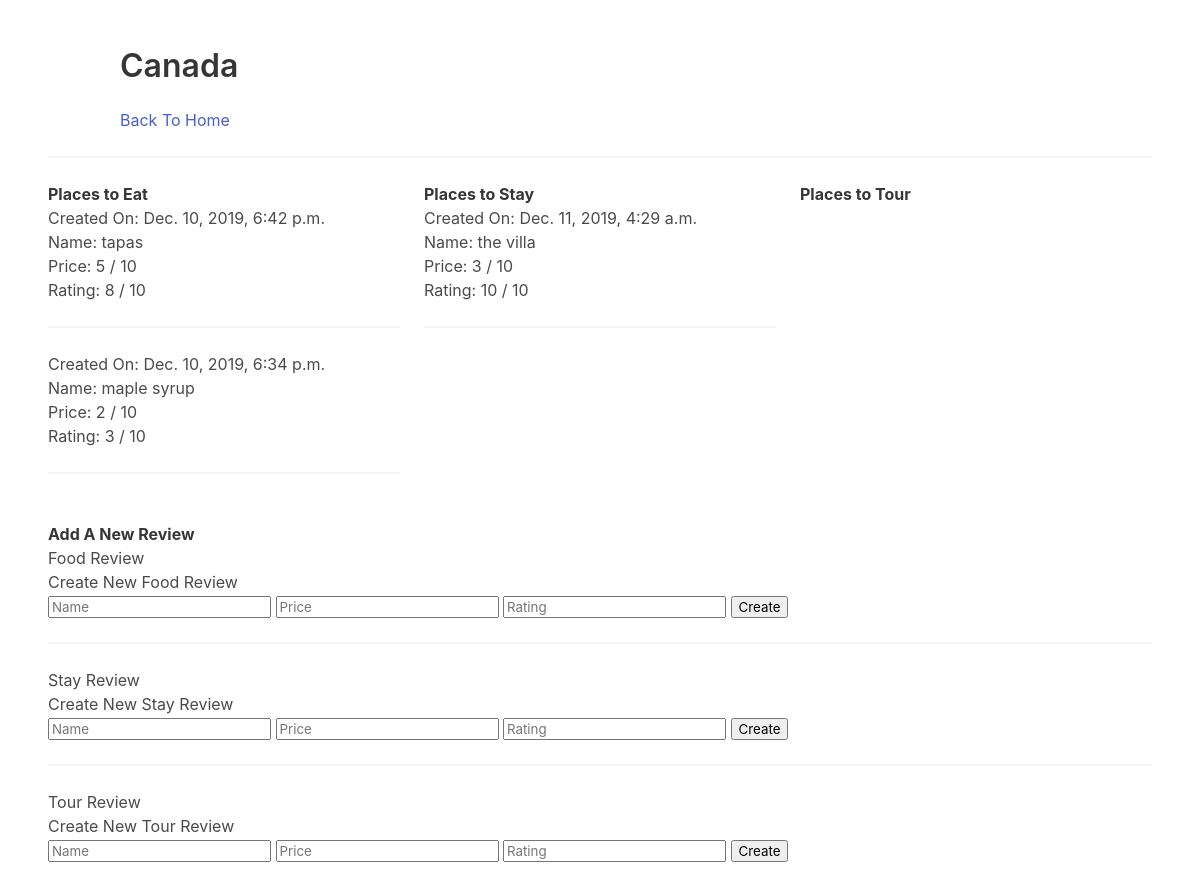
Page /place/Canada on the committed database.
### core/models.py (models this page shows, shortened)
class Place(models.Model):
    name = models.CharField(max_length=140)
    urlName = models.CharField(max_length=140, blank=True, null=True)

class FoodReview(models.Model):
    author = models.ForeignKey(User, on_delete=models.DO_NOTHING)
    body = models.CharField(max_length=140)
    created_at = models.DateTimeField(auto_now=True)
    num_likes = models.IntegerField(default=0)
    price = models.IntegerField(default = 0)
    rating = models.IntegerField(default = 0)
    place = models.ForeignKey(Place, on_delete=models.CASCADE, blank=True, null=True)

class StayReview(models.Model):
    author = models.ForeignKey(User, on_delete=models.DO_NOTHING)
    body = models.CharField(max_length=140)
    created_at = models.DateTimeField(auto_now=True)
    num_likes = models.IntegerField(default=0)
    price = models.IntegerField(default = 0)
    rating = models.IntegerField(default = 0)
    place = models.ForeignKey(Place, on_delete=models.CASCADE, blank=True, null=True)

### core/views.py (the view)
# urls.py: path('place/<str:urlName>', place, name='place'),
def place(request, urlName):
    if request.method == "POST":
        body = request.POST["name"]
        price = request.POST["price"]
        rating = request.POST["rating"]
        p = Place.objects.get(urlName=urlName)
        if 'food' in request.POST:
            f = FoodReview.objects.create(author=request.user, body=body, num_likes=0, price=price, rating=rating, place=p)
        elif 'stay' in request.POST:
            s = StayReview.objects.create(author=request.user, body=body, num_likes=0, price=price, rating=rating, place=p)
        elif 'tour' in request.POST:
            t = TourReview.objects.create(author=request.user, body=body, num_likes=0, price=price, rating=rating, place=p)
        return redirect(request.META['HTTP_REFERER'])
    else:
        place = Place.objects.get(urlName=urlName)
        foodRev = FoodReview.objects.filter(place=place)
        stayRev = StayReview.objects.filter(place=place)
        tourRev = TourReview.objects.filter(place=place)
        return render(request, "place.html", {"place": place, "foodRev": foodRev, "stayRev" : stayRev, "tourRev": tourRev})

### core/templates/place.html (shortened to what this page needs)
<!DOCTYPE html>
<html>
  <head>
    <link rel="stylesheet" href="https://cdn.jsdelivr.net/npm/bulma@0.8.0/css/bulma.min.css">
  </head>
  <body>
  <section class="section">
    <div class="container">
      <h1 class="title">
        {{place.name}}
      </h1>
      <a href="/">Back To Home</a>
    </div>
    <hr>
    <div class="columns">
                <div class="column">
                                <strong> Places to Eat </strong>
                                {% for f in foodRev %}
                                        <p> Created On: {{f.created_at}}</p>
                                        <p> Name: {{f.body}} </p>
                                       <p> Price: {{f.price}} / 10</p>
                                       <p> Rating: {{f.rating}} / 10</p>
                                        <hr>
                                {% endfor %}
                </div>
                <div class="column">
                                <strong> Places to Stay </strong>
                                {% for s in stayRev %}
                                        <p> Created On: {{s.created_at}}</p>
                                        <p> Name: {{s.body}} </p>
                                       <p> Price: {{s.price}} / 10</p>
                                       <p> Rating: {{s.rating}} / 10</p>
                                        <hr>
                                {% endfor %}
                </div>
                <div class="column">
                                <strong> Places to Tour </strong>
                </div>
              </div>
<strong>Add A New Review</strong>
<h5> Food Review </h5>
<form method="POST" action={{place.urlName}}>
    <p>Create New Food Review</p>
    <input name="name" placeholder="Name" />
    <input name="price" placeholder="Price" />
    <input name="rating" placeholder="Rating" />
    <input type="submit" name="food" value="Create"/>
</form>
<hr>
<h5> Stay Review </h5>
<form method="POST" action={{place.urlName}}>
    <p>Create New Stay Review</p>
    <input name="name" placeholder="Name" />
    <input name="price" placeholder="Price" />
    <input name="rating" placeholder="Rating" />
    <input type="submit" name="stay" value="Create"/>
</form>
<hr>
<h5> Tour Review </h5>
<form method="POST" action={{place.urlName}}>
    <p>Create New Tour Review</p>
    <input name="name" placeholder="Name" />
    <input name="price" placeholder="Price" />
    <input name="rating" placeholder="Rating" />
    <input type="submit" name="tour" value="Create"/>
</form>
  </section>
  </body>
</html>

### rows in the picture
Place: name "Canada"
FoodReview: created_at "Dec. 10, 2019, 6:42 p.m.", body "tapas", price "5", rating "8"
FoodReview: created_at "Dec. 10, 2019, 6:34 p.m.", body "maple syrup", price "2", rating "3"
StayReview: created_at "Dec. 11, 2019, 4:29 a.m.", body "the villa", price "3", rating "10"
